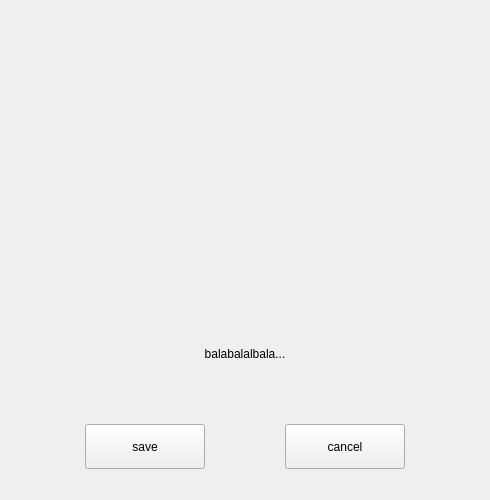
<?xml version="1.0" encoding="UTF-8"?>
<ui version="4.0">
 <class>FingerprintInputDialog</class>
 <widget class="QWidget" name="FingerprintInputDialog">
  <property name="geometry">
   <rect>
    <x>0</x>
    <y>0</y>
    <width>490</width>
    <height>500</height>
   </rect>
  </property>
  <property name="windowTitle">
   <string>FingerprintInputDialog</string>
  </property>
  <layout class="QVBoxLayout" name="verticalLayout">
   <item>
    <spacer name="verticalSpacer">
     <property name="orientation">
      <enum>Qt::Vertical</enum>
     </property>
     <property name="sizeHint" stdset="0">
      <size>
       <width>20</width>
       <height>40</height>
      </size>
     </property>
    </spacer>
   </item>
   <item alignment="Qt::AlignHCenter">
    <widget class="EnrollProgressBar" name="enrollProgress" native="true">
     <property name="sizePolicy">
      <sizepolicy hsizetype="Fixed" vsizetype="Fixed">
       <horstretch>0</horstretch>
       <verstretch>0</verstretch>
      </sizepolicy>
     </property>
     <property name="minimumSize">
      <size>
       <width>274</width>
       <height>274</height>
      </size>
     </property>
     <property name="maximumSize">
      <size>
       <width>274</width>
       <height>260</height>
      </size>
     </property>
     <layout class="QHBoxLayout" name="horizontalLayout_2"/>
    </widget>
   </item>
   <item>
    <layout class="QHBoxLayout" name="horizontalLayout_3">
     <property name="topMargin">
      <number>20</number>
     </property>
     <property name="bottomMargin">
      <number>20</number>
     </property>
     <item>
      <widget class="QLabel" name="label_msg">
       <property name="sizePolicy">
        <sizepolicy hsizetype="Expanding" vsizetype="Preferred">
         <horstretch>0</horstretch>
         <verstretch>0</verstretch>
        </sizepolicy>
       </property>
       <property name="text">
        <string>balabalalbala...</string>
       </property>
       <property name="alignment">
        <set>Qt::AlignCenter</set>
       </property>
      </widget>
     </item>
    </layout>
   </item>
   <item>
    <spacer name="verticalSpacer_3">
     <property name="orientation">
      <enum>Qt::Vertical</enum>
     </property>
     <property name="sizeHint" stdset="0">
      <size>
       <width>20</width>
       <height>40</height>
      </size>
     </property>
    </spacer>
   </item>
   <item>
    <layout class="QHBoxLayout" name="horizontalLayout">
     <property name="bottomMargin">
      <number>20</number>
     </property>
     <item>
      <spacer name="horizontalSpacer_2">
       <property name="orientation">
        <enum>Qt::Horizontal</enum>
       </property>
       <property name="sizeHint" stdset="0">
        <size>
         <width>40</width>
         <height>20</height>
        </size>
       </property>
      </spacer>
     </item>
     <item>
      <widget class="QPushButton" name="btn_save">
       <property name="sizePolicy">
        <sizepolicy hsizetype="Fixed" vsizetype="Fixed">
         <horstretch>0</horstretch>
         <verstretch>0</verstretch>
        </sizepolicy>
       </property>
       <property name="minimumSize">
        <size>
         <width>120</width>
         <height>45</height>
        </size>
       </property>
       <property name="maximumSize">
        <size>
         <width>16777215</width>
         <height>45</height>
        </size>
       </property>
       <property name="text">
        <string>save</string>
       </property>
      </widget>
     </item>
     <item>
      <spacer name="horizontalSpacer">
       <property name="orientation">
        <enum>Qt::Horizontal</enum>
       </property>
       <property name="sizeHint" stdset="0">
        <size>
         <width>40</width>
         <height>20</height>
        </size>
       </property>
      </spacer>
     </item>
     <item>
      <widget class="QPushButton" name="btn_cancel">
       <property name="sizePolicy">
        <sizepolicy hsizetype="Fixed" vsizetype="Fixed">
         <horstretch>0</horstretch>
         <verstretch>0</verstretch>
        </sizepolicy>
       </property>
       <property name="minimumSize">
        <size>
         <width>120</width>
         <height>45</height>
        </size>
       </property>
       <property name="maximumSize">
        <size>
         <width>16777215</width>
         <height>45</height>
        </size>
       </property>
       <property name="text">
        <string>cancel</string>
       </property>
      </widget>
     </item>
     <item>
      <spacer name="horizontalSpacer_3">
       <property name="orientation">
        <enum>Qt::Horizontal</enum>
       </property>
       <property name="sizeHint" stdset="0">
        <size>
         <width>40</width>
         <height>20</height>
        </size>
       </property>
      </spacer>
     </item>
    </layout>
   </item>
  </layout>
 </widget>
 <customwidgets>
  <customwidget>
   <class>EnrollProgressBar</class>
   <extends>QWidget</extends>
   <header location="global">enroll-progressbar.h</header>
   <container>1</container>
  </customwidget>
 </customwidgets>
 <resources/>
 <connections/>
</ui>
